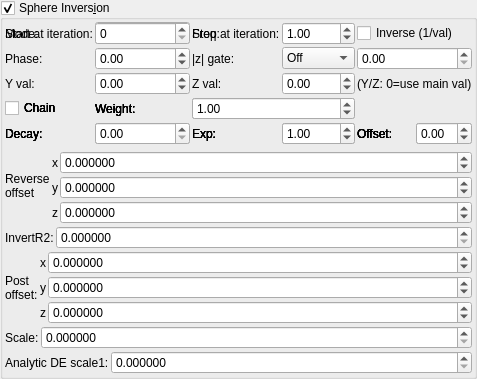
    <widget class="MyGroupBox" name="groupCheck_transf_sphere_inversion_enabled_false">
     <property name="title">
      <string>Sphere Invers&amp;ion</string>
     </property>
     <property name="checkable">
      <bool>true</bool>
     </property>
     <layout class="QVBoxLayout" name="verticalLayout_9" stretch="0,0,0,0,0,0">
      <property name="spacing">
       <number>2</number>
      </property>
      <property name="leftMargin">
       <number>2</number>
      </property>
      <property name="topMargin">
       <number>2</number>
      </property>
      <property name="rightMargin">
       <number>2</number>
      </property>
      <property name="bottomMargin">
       <number>2</number>
      </property>
      <item>
       <layout class="QGridLayout" name="gridLayout_66">
        <property name="spacing">
         <number>2</number>
        </property>
        <item row="1" column="3">
         <widget class="MySpinBox" name="spinboxInt_transf_multiplier_stop_iter_31">
          <property name="sizePolicy">
           <sizepolicy hsizetype="Minimum" vsizetype="Maximum">
            <horstretch>0</horstretch>
            <verstretch>0</verstretch>
           </sizepolicy>
          </property>
          <property name="maximum">
           <number>999</number>
          </property>
         </widget>
        </item>
      <item row="1" column="0">
       <widget class="QLabel"><property name="text"><string>Mode:</string></property></widget>
      </item>
      <item row="1" column="1">
       <widget class="MyComboBox" name="comboBox_transf_multiplier_value_mode_3">
        <item><property name="text"><string notr="true">Constant</string></property></item>
        <item><property name="text"><string notr="true">Sine</string></property></item>
        <item><property name="text"><string notr="true">Ramp</string></property></item>
        <item><property name="text"><string notr="true">Exponential</string></property></item>
        <item><property name="text"><string notr="true">Triangle</string></property></item>
        <item><property name="text"><string notr="true">Square</string></property></item>
        <item><property name="text"><string notr="true">Smoothstep</string></property></item>
        <item><property name="text"><string notr="true">Noise</string></property></item>
        <item><property name="text"><string notr="true">Ping-pong</string></property></item>
        <item><property name="text"><string notr="true">Stepped</string></property></item>
       </widget>
      </item>
      <item row="1" column="2">
       <widget class="QLabel"><property name="text"><string>Freq:</string></property></widget>
      </item>
      <item row="1" column="3">
       <widget class="MyDoubleSpinBox" name="spinbox_transf_multiplier_frequency_3">
        <property name="minimum"><double>0.01</double></property><property name="maximum"><double>100.0</double></property>
        <property name="singleStep"><double>0.1</double></property><property name="value"><double>1.0</double></property>
       </widget>
      </item>
      <item row="1" column="4" colspan="2">
       <widget class="MyCheckBox" name="checkBox_transf_multiplier_inverse_3">
        <property name="text"><string>Inverse (1/val)</string></property>
       </widget>
      </item>
      <item row="2" column="0">
       <widget class="QLabel"><property name="text"><string>Phase:</string></property></widget>
      </item>
      <item row="2" column="1">
       <widget class="MyDoubleSpinBox" name="spinbox_transf_multiplier_phase_3">
        <property name="minimum"><double>-10.0</double></property><property name="maximum"><double>10.0</double></property>
        <property name="singleStep"><double>0.1</double></property><property name="value"><double>0.0</double></property>
       </widget>
      </item>
      <item row="2" column="2">
       <widget class="QLabel"><property name="text"><string>|z| gate:</string></property></widget>
      </item>
      <item row="2" column="3">
       <widget class="MyComboBox" name="comboBox_transf_multiplier_threshold_mode_3">
        <item><property name="text"><string notr="true">Off</string></property></item>
        <item><property name="text"><string notr="true">&gt; thresh</string></property></item>
        <item><property name="text"><string notr="true">&lt; thresh</string></property></item>
       </widget>
      </item>
      <item row="2" column="4" colspan="2">
       <widget class="MyDoubleSpinBox" name="spinbox_transf_multiplier_threshold_3">
        <property name="minimum"><double>0.0</double></property><property name="maximum"><double>1000.0</double></property>
        <property name="singleStep"><double>0.1</double></property><property name="value"><double>0.0</double></property>
       </widget>
      </item>
      <item row="3" column="0">
       <widget class="QLabel"><property name="text"><string>Y val:</string></property></widget>
      </item>
      <item row="3" column="1">
       <widget class="MyDoubleSpinBox" name="spinbox_transf_multiplier_scale_y_3">
        <property name="minimum"><double>-100.0</double></property><property name="maximum"><double>100.0</double></property>
        <property name="singleStep"><double>0.01</double></property><property name="value"><double>0.0</double></property>
       </widget>
      </item>
      <item row="3" column="2">
       <widget class="QLabel"><property name="text"><string>Z val:</string></property></widget>
      </item>
      <item row="3" column="3">
       <widget class="MyDoubleSpinBox" name="spinbox_transf_multiplier_scale_z_3">
        <property name="minimum"><double>-100.0</double></property><property name="maximum"><double>100.0</double></property>
        <property name="singleStep"><double>0.01</double></property><property name="value"><double>0.0</double></property>
       </widget>
      </item>
      <item row="3" column="4" colspan="2">
       <widget class="QLabel"><property name="text"><string notr="true">(Y/Z: 0=use main val)</string></property></widget>
      </item>
      <item row="4" column="0">
       <widget class="MyCheckBox" name="checkBox_transf_multiplier_chain_5">
        <property name="text"><string>Chain</string></property>
       </widget>
      </item>
      <item row="4" column="1">
       <widget class="QLabel"><property name="text"><string>Weight:</string></property></widget>
      </item>
      <item row="4" column="2" colspan="2">
       <widget class="MyDoubleSpinBox" name="spinbox_transf_multiplier_weight_5">
        <property name="minimum"><double>0.0</double></property><property name="maximum"><double>10.0</double></property>
        <property name="singleStep"><double>0.1</double></property><property name="value"><double>1.0</double></property>
       </widget>
      </item>
      <item row="5" column="0">
       <widget class="QLabel"><property name="text"><string>Decay:</string></property></widget>
      </item>
      <item row="5" column="1">
       <widget class="MyDoubleSpinBox" name="spinbox_transf_multiplier_decay_5">
        <property name="minimum"><double>0.0</double></property><property name="maximum"><double>5.0</double></property>
        <property name="singleStep"><double>0.1</double></property><property name="value"><double>0.0</double></property>
       </widget>
      </item>
      <item row="5" column="2">
       <widget class="QLabel"><property name="text"><string>Exp:</string></property></widget>
      </item>
      <item row="5" column="3">
       <widget class="MyDoubleSpinBox" name="spinbox_transf_multiplier_exponent_5">
        <property name="minimum"><double>0.1</double></property><property name="maximum"><double>10.0</double></property>
        <property name="singleStep"><double>0.1</double></property><property name="value"><double>1.0</double></property>
       </widget>
      </item>
      <item row="5" column="4">
       <widget class="QLabel"><property name="text"><string>Offset:</string></property></widget>
      </item>
      <item row="5" column="5">
       <widget class="MyDoubleSpinBox" name="spinbox_transf_multiplier_offset_5">
        <property name="minimum"><double>-5.0</double></property><property name="maximum"><double>5.0</double></property>
        <property name="singleStep"><double>0.05</double></property><property name="value"><double>0.0</double></property>
       </widget>
      </item>
      <item row="4" column="0">
       <widget class="MyCheckBox" name="checkBox_transf_multiplier_chain_4">
        <property name="text"><string>Chain</string></property>
       </widget>
      </item>
      <item row="4" column="1">
       <widget class="QLabel"><property name="text"><string>Weight:</string></property></widget>
      </item>
      <item row="4" column="2" colspan="2">
       <widget class="MyDoubleSpinBox" name="spinbox_transf_multiplier_weight_4">
        <property name="minimum"><double>0.0</double></property><property name="maximum"><double>10.0</double></property>
        <property name="singleStep"><double>0.1</double></property><property name="value"><double>1.0</double></property>
       </widget>
      </item>
      <item row="5" column="0">
       <widget class="QLabel"><property name="text"><string>Decay:</string></property></widget>
      </item>
      <item row="5" column="1">
       <widget class="MyDoubleSpinBox" name="spinbox_transf_multiplier_decay_4">
        <property name="minimum"><double>0.0</double></property><property name="maximum"><double>5.0</double></property>
        <property name="singleStep"><double>0.1</double></property><property name="value"><double>0.0</double></property>
       </widget>
      </item>
      <item row="5" column="2">
       <widget class="QLabel"><property name="text"><string>Exp:</string></property></widget>
      </item>
      <item row="5" column="3">
       <widget class="MyDoubleSpinBox" name="spinbox_transf_multiplier_exponent_4">
        <property name="minimum"><double>0.1</double></property><property name="maximum"><double>10.0</double></property>
        <property name="singleStep"><double>0.1</double></property><property name="value"><double>1.0</double></property>
       </widget>
      </item>
      <item row="5" column="4">
       <widget class="QLabel"><property name="text"><string>Offset:</string></property></widget>
      </item>
      <item row="5" column="5">
       <widget class="MyDoubleSpinBox" name="spinbox_transf_multiplier_offset_4">
        <property name="minimum"><double>-5.0</double></property><property name="maximum"><double>5.0</double></property>
        <property name="singleStep"><double>0.05</double></property><property name="value"><double>0.0</double></property>
       </widget>
      </item>
      <item row="4" column="0">
       <widget class="MyCheckBox" name="checkBox_transf_multiplier_chain_3">
        <property name="text"><string>Chain</string></property>
       </widget>
      </item>
      <item row="4" column="1">
       <widget class="QLabel"><property name="text"><string>Weight:</string></property></widget>
      </item>
      <item row="4" column="2" colspan="2">
       <widget class="MyDoubleSpinBox" name="spinbox_transf_multiplier_weight_3">
        <property name="minimum"><double>0.0</double></property><property name="maximum"><double>10.0</double></property>
        <property name="singleStep"><double>0.1</double></property><property name="value"><double>1.0</double></property>
       </widget>
      </item>
      <item row="5" column="0">
       <widget class="QLabel"><property name="text"><string>Decay:</string></property></widget>
      </item>
      <item row="5" column="1">
       <widget class="MyDoubleSpinBox" name="spinbox_transf_multiplier_decay_3">
        <property name="minimum"><double>0.0</double></property><property name="maximum"><double>5.0</double></property>
        <property name="singleStep"><double>0.1</double></property><property name="value"><double>0.0</double></property>
       </widget>
      </item>
      <item row="5" column="2">
       <widget class="QLabel"><property name="text"><string>Exp:</string></property></widget>
      </item>
      <item row="5" column="3">
       <widget class="MyDoubleSpinBox" name="spinbox_transf_multiplier_exponent_3">
        <property name="minimum"><double>0.1</double></property><property name="maximum"><double>10.0</double></property>
        <property name="singleStep"><double>0.1</double></property><property name="value"><double>1.0</double></property>
       </widget>
      </item>
      <item row="5" column="4">
       <widget class="QLabel"><property name="text"><string>Offset:</string></property></widget>
      </item>
      <item row="5" column="5">
       <widget class="MyDoubleSpinBox" name="spinbox_transf_multiplier_offset_3">
        <property name="minimum"><double>-5.0</double></property><property name="maximum"><double>5.0</double></property>
        <property name="singleStep"><double>0.05</double></property><property name="value"><double>0.0</double></property>
       </widget>
      </item>
      <item row="4" column="0">
       <widget class="MyCheckBox" name="checkBox_transf_multiplier_chain_2">
        <property name="text"><string>Chain</string></property>
       </widget>
      </item>
      <item row="4" column="1">
       <widget class="QLabel"><property name="text"><string>Weight:</string></property></widget>
      </item>
      <item row="4" column="2" colspan="2">
       <widget class="MyDoubleSpinBox" name="spinbox_transf_multiplier_weight_2">
        <property name="minimum"><double>0.0</double></property><property name="maximum"><double>10.0</double></property>
        <property name="singleStep"><double>0.1</double></property><property name="value"><double>1.0</double></property>
       </widget>
      </item>
      <item row="5" column="0">
       <widget class="QLabel"><property name="text"><string>Decay:</string></property></widget>
      </item>
      <item row="5" column="1">
       <widget class="MyDoubleSpinBox" name="spinbox_transf_multiplier_decay_2">
        <property name="minimum"><double>0.0</double></property><property name="maximum"><double>5.0</double></property>
        <property name="singleStep"><double>0.1</double></property><property name="value"><double>0.0</double></property>
       </widget>
      </item>
      <item row="5" column="2">
       <widget class="QLabel"><property name="text"><string>Exp:</string></property></widget>
      </item>
      <item row="5" column="3">
       <widget class="MyDoubleSpinBox" name="spinbox_transf_multiplier_exponent_2">
        <property name="minimum"><double>0.1</double></property><property name="maximum"><double>10.0</double></property>
        <property name="singleStep"><double>0.1</double></property><property name="value"><double>1.0</double></property>
       </widget>
      </item>
      <item row="5" column="4">
       <widget class="QLabel"><property name="text"><string>Offset:</string></property></widget>
      </item>
      <item row="5" column="5">
       <widget class="MyDoubleSpinBox" name="spinbox_transf_multiplier_offset_2">
        <property name="minimum"><double>-5.0</double></property><property name="maximum"><double>5.0</double></property>
        <property name="singleStep"><double>0.05</double></property><property name="value"><double>0.0</double></property>
       </widget>
      </item>
      <item row="4" column="0">
       <widget class="MyCheckBox" name="checkBox_transf_multiplier_chain_1">
        <property name="text"><string>Chain</string></property>
       </widget>
      </item>
      <item row="4" column="1">
       <widget class="QLabel"><property name="text"><string>Weight:</string></property></widget>
      </item>
      <item row="4" column="2" colspan="2">
       <widget class="MyDoubleSpinBox" name="spinbox_transf_multiplier_weight_1">
        <property name="minimum"><double>0.0</double></property><property name="maximum"><double>10.0</double></property>
        <property name="singleStep"><double>0.1</double></property><property name="value"><double>1.0</double></property>
       </widget>
      </item>
      <item row="5" column="0">
       <widget class="QLabel"><property name="text"><string>Decay:</string></property></widget>
      </item>
      <item row="5" column="1">
       <widget class="MyDoubleSpinBox" name="spinbox_transf_multiplier_decay_1">
        <property name="minimum"><double>0.0</double></property><property name="maximum"><double>5.0</double></property>
        <property name="singleStep"><double>0.1</double></property><property name="value"><double>0.0</double></property>
       </widget>
      </item>
      <item row="5" column="2">
       <widget class="QLabel"><property name="text"><string>Exp:</string></property></widget>
      </item>
      <item row="5" column="3">
       <widget class="MyDoubleSpinBox" name="spinbox_transf_multiplier_exponent_1">
        <property name="minimum"><double>0.1</double></property><property name="maximum"><double>10.0</double></property>
        <property name="singleStep"><double>0.1</double></property><property name="value"><double>1.0</double></property>
       </widget>
      </item>
      <item row="5" column="4">
       <widget class="QLabel"><property name="text"><string>Offset:</string></property></widget>
      </item>
      <item row="5" column="5">
       <widget class="MyDoubleSpinBox" name="spinbox_transf_multiplier_offset_1">
        <property name="minimum"><double>-5.0</double></property><property name="maximum"><double>5.0</double></property>
        <property name="singleStep"><double>0.05</double></property><property name="value"><double>0.0</double></property>
       </widget>
      </item>
        <item row="1" column="1">
         <widget class="MySpinBox" name="spinboxInt_transf_multiplier_start_iter_3">
          <property name="sizePolicy">
           <sizepolicy hsizetype="Minimum" vsizetype="Maximum">
            <horstretch>0</horstretch>
            <verstretch>0</verstretch>
           </sizepolicy>
          </property>
          <property name="maximum">
           <number>999</number>
          </property>
         </widget>
        </item>
        <item row="1" column="0">
         <widget class="QLabel" name="label_260">
          <property name="text">
           <string>Start at iteration:</string>
          </property>
         </widget>
        </item>
        <item row="1" column="2">
         <widget class="QLabel" name="label_264">
          <property name="text">
           <string>Stop at iteration:</string>
          </property>
         </widget>
        </item>
       </layout>
      </item>
      <item>
       <layout class="QGridLayout" name="gridLayout_11" columnstretch="0,0,1">
        <property name="spacing">
         <number>2</number>
        </property>
        <item row="5" column="2">
         <widget class="MyDoubleSpinBox" name="spinbox3_transf_offset_000_z">
          <property name="sizePolicy">
           <sizepolicy hsizetype="Minimum" vsizetype="Maximum">
            <horstretch>0</horstretch>
            <verstretch>0</verstretch>
           </sizepolicy>
          </property>
          <property name="font">
           <font>
            <weight>50</weight>
            <bold>false</bold>
           </font>
          </property>
          <property name="prefix">
           <string/>
          </property>
          <property name="suffix">
           <string/>
          </property>
          <property name="decimals">
           <number>6</number>
          </property>
          <property name="minimum">
           <double>-99.989999999999995</double>
          </property>
          <property name="maximum">
           <double>99.989999999999995</double>
          </property>
          <property name="singleStep">
           <double>0.100000000000000</double>
          </property>
         </widget>
        </item>
        <item row="4" column="2">
         <widget class="MyDoubleSpinBox" name="spinbox3_transf_offset_000_y">
          <property name="sizePolicy">
           <sizepolicy hsizetype="Minimum" vsizetype="Maximum">
            <horstretch>0</horstretch>
            <verstretch>0</verstretch>
           </sizepolicy>
          </property>
          <property name="font">
           <font>
            <weight>50</weight>
            <bold>false</bold>
           </font>
          </property>
          <property name="prefix">
           <string/>
          </property>
          <property name="suffix">
           <string/>
          </property>
          <property name="decimals">
           <number>6</number>
          </property>
          <property name="minimum">
           <double>-99.989999999999995</double>
          </property>
          <property name="maximum">
           <double>99.989999999999995</double>
          </property>
          <property name="singleStep">
           <double>0.100000000000000</double>
          </property>
         </widget>
        </item>
        <item row="1" column="0" rowspan="5">
         <widget class="QLabel" name="label_44">
          <property name="text">
           <string notr="true">Reverse
offset</string>
          </property>
         </widget>
        </item>
        <item row="3" column="2">
         <widget class="MyDoubleSpinBox" name="spinbox3_transf_offset_000_x">
          <property name="sizePolicy">
           <sizepolicy hsizetype="Minimum" vsizetype="Maximum">
            <horstretch>0</horstretch>
            <verstretch>0</verstretch>
           </sizepolicy>
          </property>
          <property name="font">
           <font>
            <weight>50</weight>
            <bold>false</bold>
           </font>
          </property>
          <property name="prefix">
           <string/>
          </property>
          <property name="suffix">
           <string/>
          </property>
          <property name="decimals">
           <number>6</number>
          </property>
          <property name="minimum">
           <double>-99.989999999999995</double>
          </property>
          <property name="maximum">
           <double>99.989999999999995</double>
          </property>
          <property name="singleStep">
           <double>0.100000000000000</double>
          </property>
         </widget>
        </item>
        <item row="5" column="1">
         <widget class="QLabel" name="label_147">
          <property name="sizePolicy">
           <sizepolicy hsizetype="Preferred" vsizetype="Preferred">
            <horstretch>0</horstretch>
            <verstretch>0</verstretch>
           </sizepolicy>
          </property>
          <property name="font">
           <font>
            <weight>50</weight>
            <bold>false</bold>
           </font>
          </property>
          <property name="text">
           <string notr="true">z</string>
          </property>
          <property name="alignment">
           <set>Qt::AlignRight|Qt::AlignTrailing|Qt::AlignVCenter</set>
          </property>
         </widget>
        </item>
        <item row="3" column="1">
         <widget class="QLabel" name="label_125">
          <property name="font">
           <font>
            <weight>50</weight>
            <bold>false</bold>
           </font>
          </property>
          <property name="text">
           <string notr="true">x</string>
          </property>
          <property name="alignment">
           <set>Qt::AlignRight|Qt::AlignTrailing|Qt::AlignVCenter</set>
          </property>
         </widget>
        </item>
        <item row="4" column="1">
         <widget class="QLabel" name="label_126">
          <property name="font">
           <font>
            <weight>50</weight>
            <bold>false</bold>
           </font>
          </property>
          <property name="text">
           <string notr="true">y</string>
          </property>
          <property name="alignment">
           <set>Qt::AlignRight|Qt::AlignTrailing|Qt::AlignVCenter</set>
          </property>
         </widget>
        </item>
       </layout>
      </item>
      <item>
       <layout class="QGridLayout" name="gridLayout_7" columnstretch="0,1">
        <item row="1" column="1">
         <widget class="MyDoubleSpinBox" name="spinbox_transf_maxR2_1">
          <property name="sizePolicy">
           <sizepolicy hsizetype="Minimum" vsizetype="Maximum">
            <horstretch>0</horstretch>
            <verstretch>0</verstretch>
           </sizepolicy>
          </property>
          <property name="prefix">
           <string/>
          </property>
          <property name="suffix">
           <string/>
          </property>
          <property name="decimals">
           <number>6</number>
          </property>
          <property name="minimum">
           <double>0.000000000000000</double>
          </property>
          <property name="maximum">
           <double>99.989999999999995</double>
          </property>
          <property name="singleStep">
           <double>0.100000000000000</double>
          </property>
         </widget>
        </item>
        <item row="1" column="0">
         <widget class="QLabel" name="label_22">
          <property name="text">
           <string>InvertR2:</string>
          </property>
         </widget>
        </item>
       </layout>
      </item>
      <item>
       <layout class="QGridLayout" name="gridLayout_34" columnstretch="0,0,1">
        <property name="spacing">
         <number>2</number>
        </property>
        <item row="1" column="1">
         <widget class="QLabel" name="label_122">
          <property name="text">
           <string notr="true">y</string>
          </property>
         </widget>
        </item>
        <item row="0" column="1">
         <widget class="QLabel" name="label_121">
          <property name="text">
           <string notr="true">x</string>
          </property>
         </widget>
        </item>
        <item row="0" column="2">
         <widget class="MyDoubleSpinBox" name="spinbox3_transf_addition_constant_x">
          <property name="sizePolicy">
           <sizepolicy hsizetype="Minimum" vsizetype="Maximum">
            <horstretch>0</horstretch>
            <verstretch>0</verstretch>
           </sizepolicy>
          </property>
          <property name="prefix">
           <string/>
          </property>
          <property name="suffix">
           <string/>
          </property>
          <property name="decimals">
           <number>6</number>
          </property>
          <property name="minimum">
           <double>-99.989999999999995</double>
          </property>
          <property name="maximum">
           <double>99.989999999999995</double>
          </property>
          <property name="singleStep">
           <double>0.100000000000000</double>
          </property>
         </widget>
        </item>
        <item row="1" column="2">
         <widget class="MyDoubleSpinBox" name="spinbox3_transf_addition_constant_y">
          <property name="sizePolicy">
           <sizepolicy hsizetype="Minimum" vsizetype="Maximum">
            <horstretch>0</horstretch>
            <verstretch>0</verstretch>
           </sizepolicy>
          </property>
          <property name="prefix">
           <string/>
          </property>
          <property name="suffix">
           <string/>
          </property>
          <property name="decimals">
           <number>6</number>
          </property>
          <property name="minimum">
           <double>-99.989999999999995</double>
          </property>
          <property name="maximum">
           <double>99.989999999999995</double>
          </property>
          <property name="singleStep">
           <double>0.100000000000000</double>
          </property>
         </widget>
        </item>
        <item row="2" column="2">
         <widget class="MyDoubleSpinBox" name="spinbox3_transf_addition_constant_z">
          <property name="sizePolicy">
           <sizepolicy hsizetype="Minimum" vsizetype="Maximum">
            <horstretch>0</horstretch>
            <verstretch>0</verstretch>
           </sizepolicy>
          </property>
          <property name="prefix">
           <string/>
          </property>
          <property name="suffix">
           <string/>
          </property>
          <property name="decimals">
           <number>6</number>
          </property>
          <property name="minimum">
           <double>-99.989999999999995</double>
          </property>
          <property name="maximum">
           <double>99.989999999999995</double>
          </property>
          <property name="singleStep">
           <double>0.100000000000000</double>
          </property>
         </widget>
        </item>
        <item row="2" column="1">
         <widget class="QLabel" name="label_127">
          <property name="text">
           <string notr="true">z</string>
          </property>
         </widget>
        </item>
        <item row="0" column="0" rowspan="3">
         <widget class="QLabel" name="label_259">
          <property name="text">
           <string>Post
offset:</string>
          </property>
         </widget>
        </item>
       </layout>
      </item>
      <item>
       <layout class="QGridLayout" name="gridLayout_12" columnstretch="0,1">
        <item row="1" column="1">
         <widget class="MyDoubleSpinBox" name="spinbox_transf_scaleB_1">
          <property name="sizePolicy">
           <sizepolicy hsizetype="Minimum" vsizetype="Maximum">
            <horstretch>0</horstretch>
            <verstretch>0</verstretch>
           </sizepolicy>
          </property>
          <property name="prefix">
           <string/>
          </property>
          <property name="suffix">
           <string/>
          </property>
          <property name="decimals">
           <number>6</number>
          </property>
          <property name="minimum">
           <double>0.000000000000000</double>
          </property>
          <property name="maximum">
           <double>99.989999999999995</double>
          </property>
          <property name="singleStep">
           <double>0.100000000000000</double>
          </property>
         </widget>
        </item>
        <item row="1" column="0">
         <widget class="QLabel" name="label_23">
          <property name="text">
           <string>Scale:</string>
          </property>
         </widget>
        </item>
       </layout>
      </item>
      <item>
       <layout class="QGridLayout" name="gridLayout_28" columnstretch="0,0,1">
        <property name="spacing">
         <number>2</number>
        </property>
        <item row="0" column="2">
         <widget class="MyDoubleSpinBox" name="spinbox_analyticDE_scale_1">
          <property name="sizePolicy">
           <sizepolicy hsizetype="Minimum" vsizetype="Maximum">
            <horstretch>0</horstretch>
            <verstretch>0</verstretch>
           </sizepolicy>
          </property>
          <property name="prefix">
           <string/>
          </property>
          <property name="suffix">
           <string/>
          </property>
          <property name="decimals">
           <number>6</number>
          </property>
          <property name="minimum">
           <double>0.000000000000000</double>
          </property>
          <property name="maximum">
           <double>99.989999999999995</double>
          </property>
          <property name="singleStep">
           <double>0.100000000000000</double>
          </property>
         </widget>
        </item>
        <item row="0" column="1">
         <widget class="QLabel" name="label_183">
          <property name="text">
           <string>Analytic DE scale1:</string>
          </property>
         </widget>
        </item>
       </layout>
      </item>
     </layout>
    </widget>
